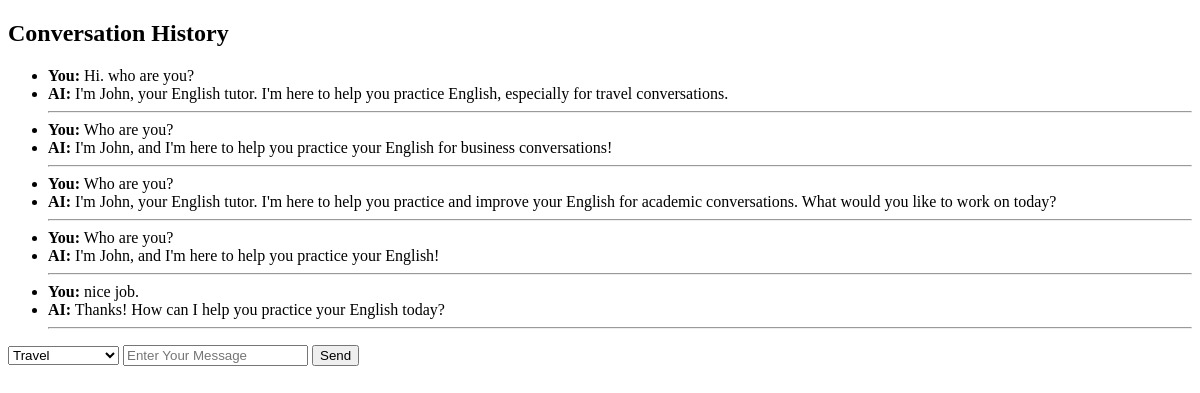
Before: / with the older database file.
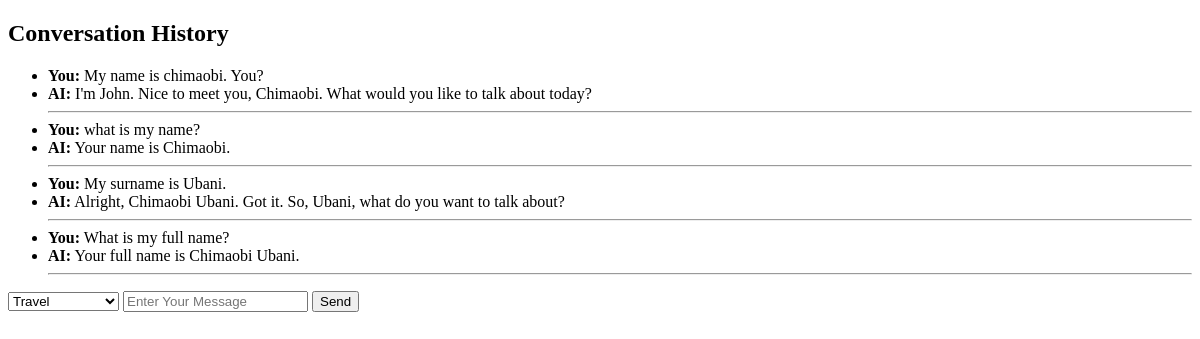
After: the same page with the newer database file.
### chatbot/models.py (models this page shows)
class Conversation(models.Model):
    CATEGORY_TOPICS = [
        ('travel', 'Travel'),
        ('business', 'Business'),
        ('academic', 'Academic'),
        ('conversational', 'Conversational')
    ]
    user_message = models.TextField()
    ai_reply = models.TextField()
    created_at = models.DateTimeField(auto_now_add=True)
    topics = models.CharField(max_length=20, choices=CATEGORY_TOPICS, null=True, blank=True)

### chatbot/views.py (the view)
# urls.py: path('', views.chat_view, name="chat_view")
def chat_view(request):
    ai_reply = None
    selected_topic = None
    if request.method == "POST":
        user_message = request.POST.get('message')
        topic = request.POST.get('topics')
        selected_topic = topic
        try:
            conversation = request.session.get("conversation", [])
            conversation.append({"role": "user", "parts": [{"text": user_message}]})
            conversation = conversation[-10:]
            response = client.models.generate_content(
                model="gemini-2.0-flash-lite",
                contents=[m["parts"][0]["text"] for m in conversation],       # new: user_message
                config=types.GenerateContentConfig(
                    thinking_config=types.ThinkingConfig(thinking_budget=0),
                    system_instruction=(f"Your name is John. You are a friendly English Tutor for {topic} conversations."
                                        "Do not greet the learner at the start of every reply."
                                        "Continue naturally from the conversation context."
                                        "Keep responses short, clear, and focused on practicing English.")
                ),
            )
            ai_reply = response.text
            conversation.append({"role": "model", "parts": [{"text": ai_reply}]})     # new
            request.session["conversation"] = conversation      #new
            if user_message or ai_reply:
                Conversation.objects.create(
                    user_message=user_message,
                    ai_reply=ai_reply,
                    topics=topic
                )
                request.session['selected_topic'] = topic
            return redirect("chat_view")
        except Exception as e:
            logger.error(f"Error in chat_view: {e}", exc_info=True)                 # error log with traceback
            messages.error(request, "Oops! Something went wrong please try again.") # user_friendly feedback
            ai_reply = "Sorry, I couldn't process your request."
    else:
        selected_topic = request.session.get('selected_topic')
    chats = Conversation.objects.all().order_by('created_at')[:10]
    return render(request, 'chat.html', {
        "chats": chats,
        "ai_reply": ai_reply,
        "topics": selected_topic
        })

### chatbot/templates/chat.html (shortened to what this page needs)
<!DOCTYPE html>
<html lang="en">
<head>
</head>
<body>
    <h2>Conversation History</h2>
        <ul>
            {% for chat in chats %}
                <li><strong>You:</strong> {{ chat.user_message }}</li>
                <li><strong>AI:</strong> {{ chat.ai_reply }}</li>
                <hr>
            {% endfor %}
        </ul>
    <form method="POST">
        <select name="topics">
            <option value="travel" {% if topics == "travel" %}selected{% endif %}>Travel</option>
        </select>
        <input type="text" name="message" placeholder="Enter Your Message">
        <button type="submit">Send</button>
    </form>
</body>
</html>

Changed rows visible on the page:
removed Conversation: user_message "Hi. who are you?", ai_reply "I'm John, your English tutor. I'm here to help you practice English, especially for travel conversations."
removed Conversation: user_message "Who are you?", ai_reply "I'm John, and I'm here to help you practice your English for business conversations!"
removed Conversation: user_message "Who are you?", ai_reply "I'm John, your English tutor. I'm here to help you practice and improve your English for academic conversations. What would you like to work on today?"
removed Conversation: user_message "Who are you?", ai_reply "I'm John, and I'm here to help you practice your English!"
removed Conversation: user_message "nice job.", ai_reply "Thanks! How can I help you practice your English today?"
added Conversation: user_message "My name is chimaobi. You?", ai_reply "I'm John. Nice to meet you, Chimaobi. What would you like to talk about today?"
added Conversation: user_message "what is my name?", ai_reply "Your name is Chimaobi."
added Conversation: user_message "My surname is Ubani.", ai_reply "Alright, Chimaobi Ubani. Got it. So, Ubani, what do you want to talk about?"
added Conversation: user_message "What is my full name?", ai_reply "Your full name is Chimaobi Ubani."
